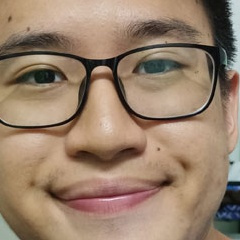
#> input picture PCA_Yi Shien/Train/1.jpg, 240 x 240 px; its folder holds 4 pictures in this run
$ python avg.py
#> lines starting #> are read from the running program, lines starting #| are printed output that depends on the picture
import numpy as np
import math
from matplotlib import pyplot as plt
import cv2
import os
import argparse

resolution = 50
total_pixels = resolution ** 2
path = "Train"
labels = os.listdir(path)
labels_2 = []

face_vector = []
for label in labels:
    face_image = cv2.cvtColor(cv2.imread(os.path.join(path, label)), cv2.COLOR_RGB2GRAY)
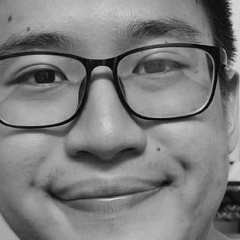
#> face_image: shape (240, 240); min 1, max 228, mean 125
    face_image = cv2.resize(face_image, (resolution, resolution))
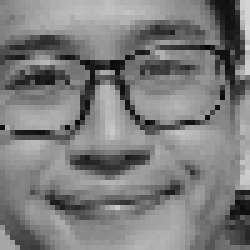
#> face_image: shape (50, 50) (shown 5 times larger); min 5, max 216, mean 124.8
    face_image = face_image.reshape(total_pixels,)
#> face_image = 2500 values, max 216 at index 299, min 5 at index 491, mean 124.8
    face_vector.append(face_image)
#> pass 2 of the loop `for label in labels:`:
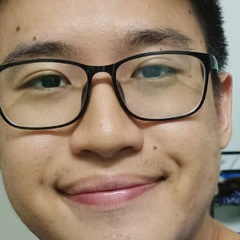
#> input picture PCA_Yi Shien/Train/2.jpg, 240 x 240 px
#> `face_image = cv2.cvtColor(cv2.imread(os.path.join(path, label)), cv2.C..`:
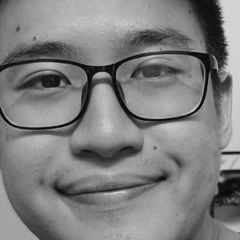
#> face_image: shape (240, 240); min 1, max 219, mean 126.8
#> `face_image = cv2.resize(face_image, (resolution, resolution))`:
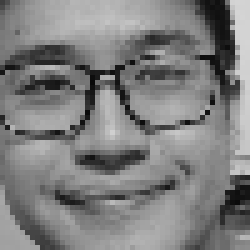
#> face_image: shape (50, 50) (shown 5 times larger); min 8, max 213, mean 127.1
#> `face_image = face_image.reshape(total_pixels,)`: face_image = 2500 values, max 213 at index 297, min 8 at index 818, mean 127.1
#> pass 3 of the loop `for label in labels:`:
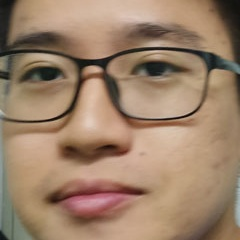
#> input picture PCA_Yi Shien/Train/3.jpg, 240 x 240 px
#> `face_image = cv2.cvtColor(cv2.imread(os.path.join(path, label)), cv2.C..`:
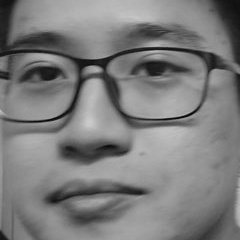
#> face_image: shape (240, 240); min 4, max 203, mean 124.9
#> `face_image = cv2.resize(face_image, (resolution, resolution))`:
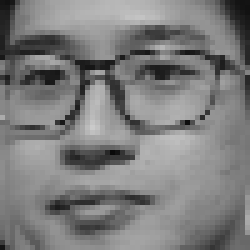
#> face_image: shape (50, 50) (shown 5 times larger); min 10, max 202, mean 124.8
#> `face_image = face_image.reshape(total_pixels,)`: face_image = 2500 values, max 202 at index 1268, min 10 at index 1522, mean 124.8
#> the loop made 4 passes; the first 3 are shown

face_vector = np.asarray(face_vector)
face_vector = face_vector.transpose()

avg_face_vector = face_vector.mean(axis=1)
plt.title("Average face")
plt.imshow(avg_face_vector.reshape(resolution, resolution), cmap="gray")
plt.show()
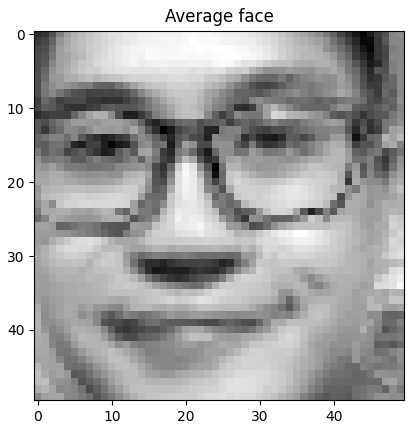
#> figure drawn by matplotlib, 1 panel

avg_face_vector = avg_face_vector.reshape(face_vector.shape[0], 1)
normalized_face_vector = face_vector - avg_face_vector

covariance_matrix = np.cov(np.transpose(normalized_face_vector))
eigen_values, eigen_vectors = np.linalg.eig(covariance_matrix)

k = 20
k_eigen_vectors = eigen_vectors[0:k, :]
eigen_faces = k_eigen_vectors.dot(np.transpose(normalized_face_vector))
weights = np.transpose(normalized_face_vector).dot(np.transpose(eigen_faces))

k = eigen_faces.shape[0]
#> k = 4
fig, axes = plt.subplots(math.floor(math.sqrt(k)), math.floor(math.sqrt(k) + 1))
fig.suptitle("Eigenfaces decomposition")
index = 0
for i in range(len(axes)):
    for j in range(len(axes[i])):
#> (the run stopped early here; a loop or call above may not have finished)
